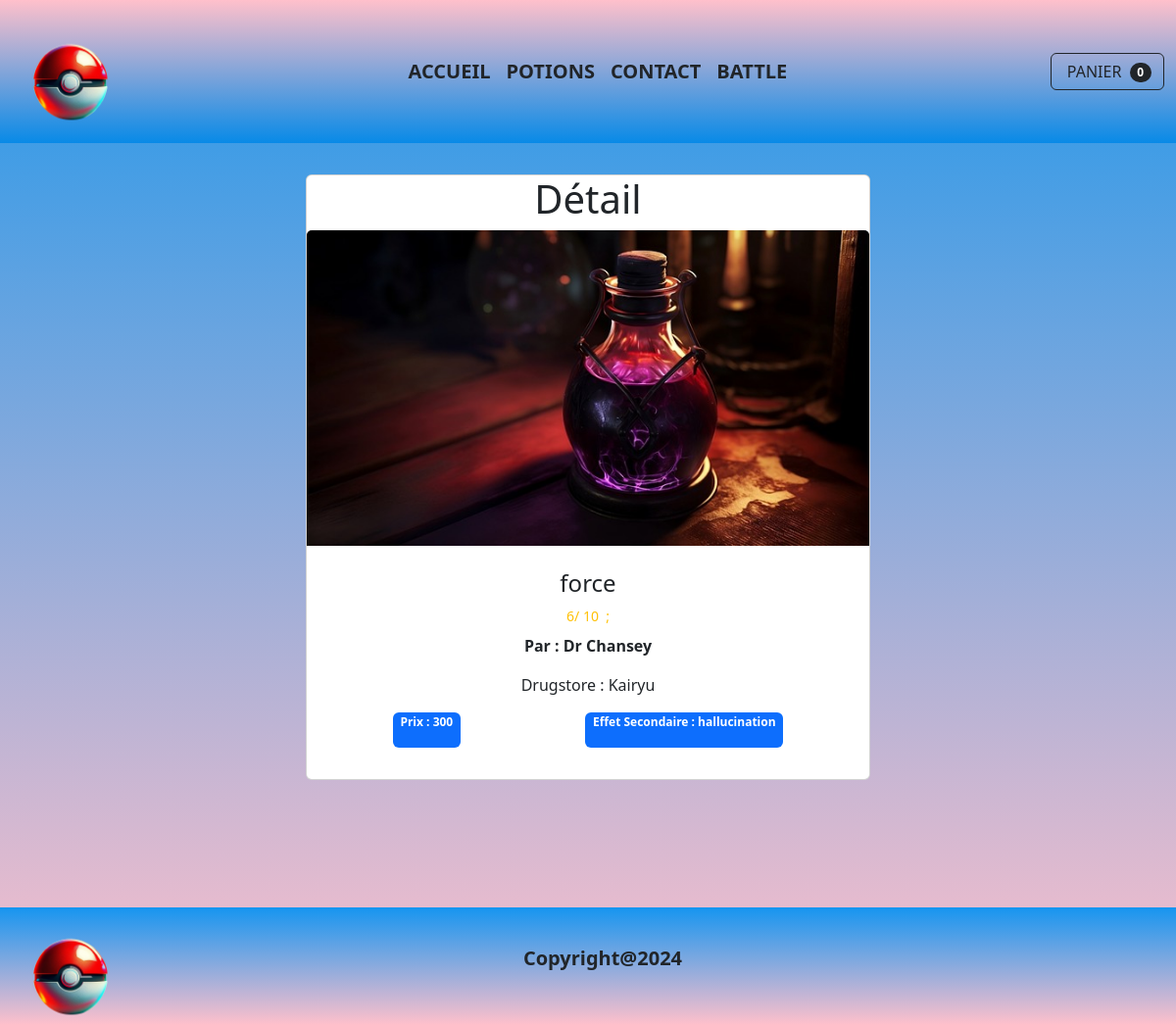
Page /mapage.php?id=2 on the committed database.
### tables this page shows
CREATE TABLE IF NOT EXISTS `pictures` (
  `id` int NOT NULL AUTO_INCREMENT,
  `pathimg` varchar(100) NOT NULL,
  `potionID` int NOT NULL,
  PRIMARY KEY (`id`),
  KEY `potionID` (`potionID`)
);

CREATE TABLE IF NOT EXISTS `potions` (
  `id` int NOT NULL AUTO_INCREMENT,
  `name` varchar(100) NOT NULL,
  `couleur` varchar(100) NOT NULL,
  `contenanceML` int NOT NULL,
  `prix` int NOT NULL,
  `note` int NOT NULL,
  `medecinID` int NOT NULL,
  `sideffectID` int NOT NULL,
  PRIMARY KEY (`id`),
  KEY `medecinID` (`medecinID`),
  KEY `sideffectID` (`sideffectID`)
);

CREATE TABLE IF NOT EXISTS `medecins` (
  `id` int NOT NULL AUTO_INCREMENT,
  `medecin` varchar(100) DEFAULT NULL,
  PRIMARY KEY (`id`)
);

CREATE TABLE IF NOT EXISTS `sideffects` (
  `id` int NOT NULL AUTO_INCREMENT,
  `effect` varchar(100) DEFAULT NULL,
  PRIMARY KEY (`id`)
);

### function/mapage.fn.php (called while the page is built)
<?php
function findPotionsById($db,$currentId){
  $sql = "SELECT p.id,p.name, p.couleur,p.contenanceML,p.prix,p.note,
  m.medecin AS medecins,
  s.effect AS  sideffects,
  GROUP_CONCAT(d.drugstore SEPARATOR ', ')
  AS drugstores FROM potions AS p
  INNER JOIN medecins m ON p.medecinID = m.id
  INNER JOIN sideffects s ON p.sideffectID = s.id
  INNER JOIN potions_drugstores pd ON p.id = pd.potionID
  JOIN  drugstores d ON pd.drugstoreID = d.id
  WHERE p.id = $currentId;";
  $requete = $db->query($sql);
  $potions = $requete->fetch();
  return $potions;
}
function findPictureByPotions($db){
  $sql = 'SELECT * FROM pictures WHERE potionID';
  $requete = $db->query($sql);
  $pictures = $requete->fetch();
  return $pictures;
}

### utilities/cardsmapage.php (the view)
<div class="container col-6 mb-5 ">
    <div class="card  text-center">
        <h1>Détail</h1>
        <img class="card-img-top" src="<?= $path ?>" alt="..." />
        <div class="card-body p-4">
            <div class="text-center">
                <h4>
                    <?= $potions['name'] ?>
                </h4>
                <div class="d-flex justify-content-center small text-warning mb-2">
                    <?= $potions['note'] . '/ 10 &nbsp;'; ?>;
                </div>
                <p class="fw-bold">Par :
                    <?= $potions['medecins'] ?>
                </p>
                <p>Drugstore :
                    <?= $potions['drugstores'] ?>
                </p>
                <div class="d-flex justify-content-around my-2">
                    <span class="badge bg-primary">
                        <p>Prix :
                            <?= $potions['prix'] ?>
                        </p>
                    </span>
                    <span class="badge bg-primary">
                        <p>Effet Secondaire :
                            <?= $potions['sideffects'] ?>
                        </p>
                    </span>
                </div>
            </div>
        </div>
    </div>
</div>

### style.css (style rules this page uses)
* { margin: 0; padding: 0; box-sizing: 0; list-style: none; }
body { background: linear-gradient(rgb(33, 151, 234), pink); }

### rows in the picture
pictures: pathimg (picture)
potions: name "force", note "6", medecinID.medecin "Dr Chansey", prix "300", sideffectID.effect "hallucination"

### other values in the picture
$value['onglet'] "ACCUEIL"
$value['onglet'] "POTIONS"
$value['onglet'] "CONTACT"
$value['onglet'] "BATTLE"
$potions['drugstores'] "Kairyu"
